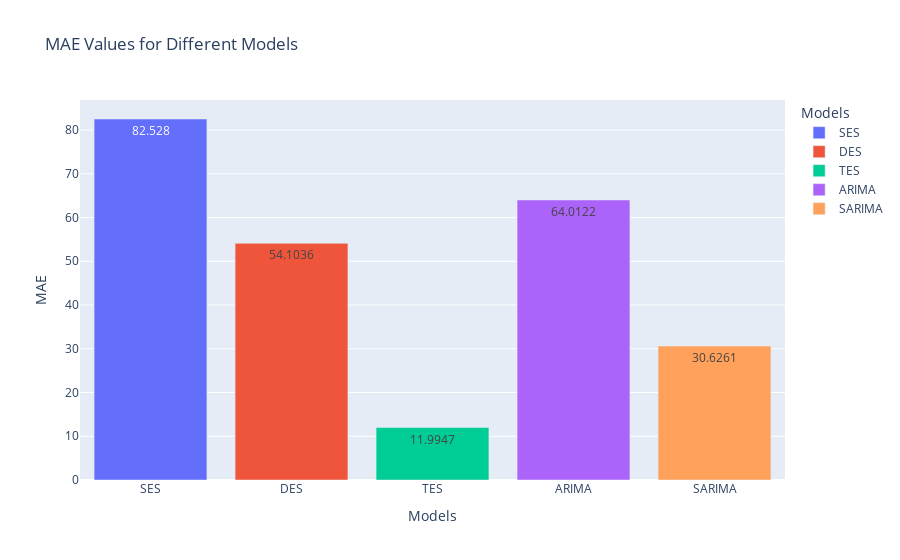

The cell this chart's notebook holds for it:
### Code cell
data = {
    "Models": ["SES", "DES", "TES", "ARIMA", "SARIMA"],
    "MAE": [82.528, 54.1036, 11.9947, 64.0122, 30.6261]
}

df_models = pd.DataFrame(data)
fig = px.bar(df_models, x='Models', y='MAE', color='Models',
             labels={'MAE': 'MAE'},
             text='MAE', title="MAE Values for Different Models")

#fig.update_traces(texttemplate='%{text:.4f}', textposition='outside')
#fig.update_layout(uniformtext_minsize=12, uniformtext_mode='hide')
fig.show()

### Figure 1 — Plotly figure (JSON) as saved in the notebook; plotly's stock layout.template omitted (floating-point values rounded to 4 significant figures)
{"data": [{"alignmentgroup": "True", "hovertemplate": "Models=%{x}<br>MAE=%{text}<extra></extra>", "legendgroup": "SES", "marker": {"color": "#636efa", "pattern": {"shape": ""}}, "name": "SES", "offsetgroup": "SES", "orientation": "v", "showlegend": true, "text": [82.53], "textposition": "auto", "type": "bar", "x": ["SES"], "xaxis": "x", "y": [82.53], "yaxis": "y"}, {"alignmentgroup": "True", "hovertemplate": "Models=%{x}<br>MAE=%{text}<extra></extra>", "legendgroup": "DES", "marker": {"color": "#EF553B", "pattern": {"shape": ""}}, "name": "DES", "offsetgroup": "DES", "orientation": "v", "showlegend": true, "text": [54.1], "textposition": "auto", "type": "bar", "x": ["DES"], "xaxis": "x", "y": [54.1], "yaxis": "y"}, {"alignmentgroup": "True", "hovertemplate": "Models=%{x}<br>MAE=%{text}<extra></extra>", "legendgroup": "TES", "marker": {"color": "#00cc96", "pattern": {"shape": ""}}, "name": "TES", "offsetgroup": "TES", "orientation": "v", "showlegend": true, "text": [11.99], "textposition": "auto", "type": "bar", "x": ["TES"], "xaxis": "x", "y": [11.99], "yaxis": "y"}, {"alignmentgroup": "True", "hovertemplate": "Models=%{x}<br>MAE=%{text}<extra></extra>", "legendgroup": "ARIMA", "marker": {"color": "#ab63fa", "pattern": {"shape": ""}}, "name": "ARIMA", "offsetgroup": "ARIMA", "orientation": "v", "showlegend": true, "text": [64.01], "textposition": "auto", "type": "bar", "x": ["ARIMA"], "xaxis": "x", "y": [64.01], "yaxis": "y"}, {"alignmentgroup": "True", "hovertemplate": "Models=%{x}<br>MAE=%{text}<extra></extra>", "legendgroup": "SARIMA", "marker": {"color": "#FFA15A", "pattern": {"shape": ""}}, "name": "SARIMA", "offsetgroup": "SARIMA", "orientation": "v", "showlegend": true, "text": [30.63], "textposition": "auto", "type": "bar", "x": ["SARIMA"], "xaxis": "x", "y": [30.63], "yaxis": "y"}], "layout": {"barmode": "relative", "legend": {"title": {"text": "Models"}, "tracegroupgap": 0}, "title": {"text": "MAE Values for Different Models"}, "xaxis": {"anchor": "y", "categoryarray": ["SES", "DES", "TES", "ARIMA", "SARIMA"], "categoryorder": "array", "domain": [0, 1], "title": {"text": "Models"}}, "yaxis": {"anchor": "x", "domain": [0, 1], "title": {"text": "MAE"}}}}
